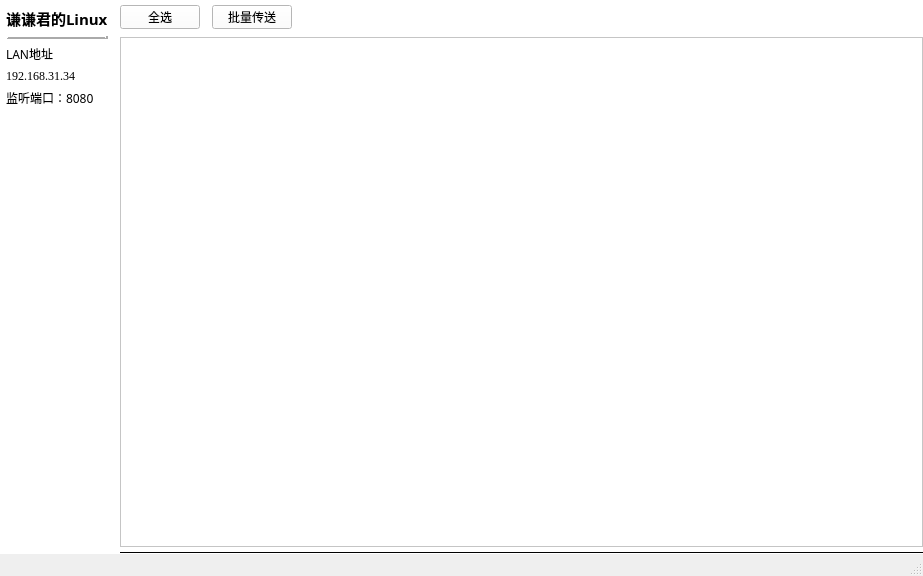
<?xml version="1.0" encoding="UTF-8"?>
<ui version="4.0">
 <class>MainUI</class>
 <widget class="QMainWindow" name="MainUI">
  <property name="geometry">
   <rect>
    <x>0</x>
    <y>0</y>
    <width>923</width>
    <height>576</height>
   </rect>
  </property>
  <property name="windowTitle">
   <string>麒麟快传-局域网跨平台文件传输解决方案</string>
  </property>
  <widget class="QWidget" name="centralwidget">
   <property name="styleSheet">
    <string notr="true">background-color: rgb(255, 255, 255);</string>
   </property>
   <layout class="QHBoxLayout" name="horizontalLayout_2">
    <property name="spacing">
     <number>6</number>
    </property>
    <property name="leftMargin">
     <number>0</number>
    </property>
    <property name="topMargin">
     <number>0</number>
    </property>
    <property name="rightMargin">
     <number>0</number>
    </property>
    <property name="bottomMargin">
     <number>0</number>
    </property>
    <item>
     <widget class="QWidget" name="widget_3" native="true">
      <layout class="QVBoxLayout" name="verticalLayout_3">
       <property name="spacing">
        <number>0</number>
       </property>
       <property name="leftMargin">
        <number>0</number>
       </property>
       <property name="topMargin">
        <number>0</number>
       </property>
       <property name="rightMargin">
        <number>0</number>
       </property>
       <property name="bottomMargin">
        <number>0</number>
       </property>
       <item>
        <widget class="QWidget" name="info_widget" native="true">
         <layout class="QVBoxLayout" name="verticalLayout">
          <property name="leftMargin">
           <number>6</number>
          </property>
          <property name="topMargin">
           <number>6</number>
          </property>
          <property name="rightMargin">
           <number>6</number>
          </property>
          <property name="bottomMargin">
           <number>6</number>
          </property>
          <item>
           <widget class="QLabel" name="nickname_label">
            <property name="sizePolicy">
             <sizepolicy hsizetype="Preferred" vsizetype="Fixed">
              <horstretch>0</horstretch>
              <verstretch>0</verstretch>
             </sizepolicy>
            </property>
            <property name="minimumSize">
             <size>
              <width>0</width>
              <height>24</height>
             </size>
            </property>
            <property name="font">
             <font>
              <family>宋体</family>
              <pointsize>11</pointsize>
              <weight>75</weight>
              <italic>false</italic>
              <bold>true</bold>
             </font>
            </property>
            <property name="acceptDrops">
             <bool>false</bool>
            </property>
            <property name="styleSheet">
             <string notr="true"/>
            </property>
            <property name="text">
             <string>谦谦君的Linux</string>
            </property>
            <property name="textFormat">
             <enum>Qt::AutoText</enum>
            </property>
            <property name="scaledContents">
             <bool>false</bool>
            </property>
            <property name="wordWrap">
             <bool>false</bool>
            </property>
            <property name="margin">
             <number>0</number>
            </property>
            <property name="openExternalLinks">
             <bool>false</bool>
            </property>
           </widget>
          </item>
          <item>
           <widget class="Line" name="info_line">
            <property name="frameShadow">
             <enum>QFrame::Raised</enum>
            </property>
            <property name="lineWidth">
             <number>3</number>
            </property>
            <property name="orientation">
             <enum>Qt::Horizontal</enum>
            </property>
           </widget>
          </item>
          <item>
           <widget class="QLabel" name="ip_hint_label">
            <property name="font">
             <font>
              <family>宋体</family>
             </font>
            </property>
            <property name="text">
             <string>LAN地址</string>
            </property>
           </widget>
          </item>
          <item>
           <widget class="QLabel" name="ip_label">
            <property name="font">
             <font>
              <family>Times New Roman</family>
             </font>
            </property>
            <property name="text">
             <string>192.168.31.34</string>
            </property>
           </widget>
          </item>
          <item>
           <widget class="QLabel" name="port_label">
            <property name="font">
             <font>
              <family>宋体</family>
             </font>
            </property>
            <property name="text">
             <string>监听端口：8080</string>
            </property>
           </widget>
          </item>
         </layout>
        </widget>
       </item>
       <item>
        <widget class="QWidget" name="menu_widget" native="true"/>
       </item>
       <item>
        <spacer name="leftmenu_spacer">
         <property name="orientation">
          <enum>Qt::Vertical</enum>
         </property>
         <property name="sizeHint" stdset="0">
          <size>
           <width>20</width>
           <height>40</height>
          </size>
         </property>
        </spacer>
       </item>
      </layout>
     </widget>
    </item>
    <item>
     <widget class="QStackedWidget" name="stackedWidget">
      <property name="currentIndex">
       <number>0</number>
      </property>
      <widget class="QWidget" name="online">
       <layout class="QVBoxLayout" name="verticalLayout_2">
        <property name="spacing">
         <number>4</number>
        </property>
        <property name="leftMargin">
         <number>0</number>
        </property>
        <property name="topMargin">
         <number>0</number>
        </property>
        <property name="rightMargin">
         <number>0</number>
        </property>
        <property name="bottomMargin">
         <number>0</number>
        </property>
        <item>
         <widget class="QWidget" name="top_buttons" native="true">
          <property name="sizePolicy">
           <sizepolicy hsizetype="Preferred" vsizetype="Fixed">
            <horstretch>0</horstretch>
            <verstretch>0</verstretch>
           </sizepolicy>
          </property>
          <property name="minimumSize">
           <size>
            <width>0</width>
            <height>33</height>
           </size>
          </property>
          <property name="maximumSize">
           <size>
            <width>16777215</width>
            <height>33</height>
           </size>
          </property>
          <layout class="QHBoxLayout" name="horizontalLayout">
           <property name="spacing">
            <number>12</number>
           </property>
           <property name="leftMargin">
            <number>0</number>
           </property>
           <property name="topMargin">
            <number>5</number>
           </property>
           <property name="rightMargin">
            <number>0</number>
           </property>
           <property name="bottomMargin">
            <number>5</number>
           </property>
           <item>
            <widget class="QPushButton" name="select_all">
             <property name="sizePolicy">
              <sizepolicy hsizetype="Preferred" vsizetype="Fixed">
               <horstretch>0</horstretch>
               <verstretch>0</verstretch>
              </sizepolicy>
             </property>
             <property name="minimumSize">
              <size>
               <width>80</width>
               <height>24</height>
              </size>
             </property>
             <property name="maximumSize">
              <size>
               <width>80</width>
               <height>24</height>
              </size>
             </property>
             <property name="font">
              <font>
               <family>宋体</family>
              </font>
             </property>
             <property name="text">
              <string>全选</string>
             </property>
            </widget>
           </item>
           <item>
            <widget class="QPushButton" name="multi_transfer_btn">
             <property name="sizePolicy">
              <sizepolicy hsizetype="Preferred" vsizetype="Fixed">
               <horstretch>0</horstretch>
               <verstretch>0</verstretch>
              </sizepolicy>
             </property>
             <property name="minimumSize">
              <size>
               <width>80</width>
               <height>24</height>
              </size>
             </property>
             <property name="maximumSize">
              <size>
               <width>80</width>
               <height>24</height>
              </size>
             </property>
             <property name="font">
              <font>
               <family>宋体</family>
              </font>
             </property>
             <property name="text">
              <string>批量传送</string>
             </property>
            </widget>
           </item>
           <item>
            <spacer name="horizontalSpacer">
             <property name="orientation">
              <enum>Qt::Horizontal</enum>
             </property>
             <property name="sizeHint" stdset="0">
              <size>
               <width>40</width>
               <height>20</height>
              </size>
             </property>
            </spacer>
           </item>
          </layout>
         </widget>
        </item>
        <item>
         <widget class="QScrollArea" name="device_scrollArea">
          <property name="widgetResizable">
           <bool>true</bool>
          </property>
          <widget class="QWidget" name="devices_list_widget">
           <property name="geometry">
            <rect>
             <x>0</x>
             <y>0</y>
             <width>798</width>
             <height>480</height>
            </rect>
           </property>
          </widget>
         </widget>
        </item>
        <item>
         <widget class="Line" name="line_3">
          <property name="frameShadow">
           <enum>QFrame::Plain</enum>
          </property>
          <property name="orientation">
           <enum>Qt::Horizontal</enum>
          </property>
         </widget>
        </item>
       </layout>
      </widget>
      <widget class="QWidget" name="web">
       <widget class="QWidget" name="widget_12" native="true">
        <property name="geometry">
         <rect>
          <x>120</x>
          <y>70</y>
          <width>406</width>
          <height>348</height>
         </rect>
        </property>
        <layout class="QVBoxLayout" name="verticalLayout_8">
         <item>
          <widget class="QWidget" name="widget_10" native="true">
           <layout class="QHBoxLayout" name="horizontalLayout_9">
            <item>
             <widget class="QWidget" name="widget_8" native="true">
              <layout class="QVBoxLayout" name="verticalLayout_5">
               <item>
                <widget class="QPushButton" name="sendbtn">
                 <property name="sizePolicy">
                  <sizepolicy hsizetype="Fixed" vsizetype="Fixed">
                   <horstretch>0</horstretch>
                   <verstretch>0</verstretch>
                  </sizepolicy>
                 </property>
                 <property name="minimumSize">
                  <size>
                   <width>100</width>
                   <height>100</height>
                  </size>
                 </property>
                 <property name="maximumSize">
                  <size>
                   <width>100</width>
                   <height>100</height>
                  </size>
                 </property>
                 <property name="styleSheet">
                  <string notr="true">border-image: url(:/new/pic/image/4baa28a7a5c4097ccba3ad471ba529c0.png);</string>
                 </property>
                 <property name="text">
                  <string/>
                 </property>
                </widget>
               </item>
               <item>
                <widget class="QLabel" name="label">
                 <property name="text">
                  <string>发送文件</string>
                 </property>
                 <property name="alignment">
                  <set>Qt::AlignCenter</set>
                 </property>
                </widget>
               </item>
               <item>
                <spacer name="verticalSpacer_3">
                 <property name="orientation">
                  <enum>Qt::Vertical</enum>
                 </property>
                 <property name="sizeHint" stdset="0">
                  <size>
                   <width>20</width>
                   <height>40</height>
                  </size>
                 </property>
                </spacer>
               </item>
              </layout>
             </widget>
            </item>
            <item>
             <spacer name="horizontalSpacer_10">
              <property name="orientation">
               <enum>Qt::Horizontal</enum>
              </property>
              <property name="sizeHint" stdset="0">
               <size>
                <width>40</width>
                <height>20</height>
               </size>
              </property>
             </spacer>
            </item>
            <item>
             <spacer name="horizontalSpacer_9">
              <property name="orientation">
               <enum>Qt::Horizontal</enum>
              </property>
              <property name="sizeHint" stdset="0">
               <size>
                <width>40</width>
                <height>20</height>
               </size>
              </property>
             </spacer>
            </item>
            <item>
             <widget class="QWidget" name="widget_9" native="true">
              <layout class="QVBoxLayout" name="verticalLayout_6">
               <item>
                <widget class="QPushButton" name="sendbtn_2">
                 <property name="sizePolicy">
                  <sizepolicy hsizetype="Fixed" vsizetype="Fixed">
                   <horstretch>0</horstretch>
                   <verstretch>0</verstretch>
                  </sizepolicy>
                 </property>
                 <property name="minimumSize">
                  <size>
                   <width>100</width>
                   <height>100</height>
                  </size>
                 </property>
                 <property name="maximumSize">
                  <size>
                   <width>100</width>
                   <height>100</height>
                  </size>
                 </property>
                 <property name="styleSheet">
                  <string notr="true">border-image: url(:/new/pic/image/ee529b5f885f3e0c0574cace9080536e.png);</string>
                 </property>
                 <property name="text">
                  <string/>
                 </property>
                </widget>
               </item>
               <item>
                <widget class="QLabel" name="label_7">
                 <property name="text">
                  <string>接收文件</string>
                 </property>
                 <property name="alignment">
                  <set>Qt::AlignCenter</set>
                 </property>
                </widget>
               </item>
               <item>
                <spacer name="verticalSpacer_4">
                 <property name="orientation">
                  <enum>Qt::Vertical</enum>
                 </property>
                 <property name="sizeHint" stdset="0">
                  <size>
                   <width>20</width>
                   <height>40</height>
                  </size>
                 </property>
                </spacer>
               </item>
              </layout>
             </widget>
            </item>
           </layout>
          </widget>
         </item>
         <item>
          <widget class="QWidget" name="widget_11" native="true">
           <layout class="QVBoxLayout" name="verticalLayout_7">
            <item>
             <widget class="QLabel" name="label_8">
              <property name="text">
               <string>支持设备：
     Android/Ios 

大小限制：
     &lt;512M</string>
              </property>
              <property name="alignment">
               <set>Qt::AlignLeading|Qt::AlignLeft|Qt::AlignVCenter</set>
              </property>
             </widget>
            </item>
           </layout>
          </widget>
         </item>
        </layout>
       </widget>
      </widget>
      <widget class="QWidget" name="setting">
       <layout class="QVBoxLayout" name="verticalLayout_4">
        <item>
         <spacer name="verticalSpacer_2">
          <property name="orientation">
           <enum>Qt::Vertical</enum>
          </property>
          <property name="sizeType">
           <enum>QSizePolicy::Fixed</enum>
          </property>
          <property name="sizeHint" stdset="0">
           <size>
            <width>20</width>
            <height>10</height>
           </size>
          </property>
         </spacer>
        </item>
        <item>
         <widget class="QWidget" name="widget_7" native="true">
          <layout class="QHBoxLayout" name="horizontalLayout_8">
           <property name="spacing">
            <number>15</number>
           </property>
           <item>
            <widget class="QLabel" name="label_2">
             <property name="sizePolicy">
              <sizepolicy hsizetype="Fixed" vsizetype="Preferred">
               <horstretch>0</horstretch>
               <verstretch>0</verstretch>
              </sizepolicy>
             </property>
             <property name="minimumSize">
              <size>
               <width>60</width>
               <height>0</height>
              </size>
             </property>
             <property name="maximumSize">
              <size>
               <width>60</width>
               <height>16777215</height>
              </size>
             </property>
             <property name="text">
              <string>设备名称</string>
             </property>
            </widget>
           </item>
           <item>
            <widget class="QLineEdit" name="set_devicename">
             <property name="sizePolicy">
              <sizepolicy hsizetype="Fixed" vsizetype="Fixed">
               <horstretch>0</horstretch>
               <verstretch>0</verstretch>
              </sizepolicy>
             </property>
             <property name="minimumSize">
              <size>
               <width>303</width>
               <height>0</height>
              </size>
             </property>
             <property name="maximumSize">
              <size>
               <width>303</width>
               <height>16777215</height>
              </size>
             </property>
            </widget>
           </item>
           <item>
            <spacer name="horizontalSpacer_3">
             <property name="orientation">
              <enum>Qt::Horizontal</enum>
             </property>
             <property name="sizeHint" stdset="0">
              <size>
               <width>40</width>
               <height>20</height>
              </size>
             </property>
            </spacer>
           </item>
          </layout>
         </widget>
        </item>
        <item>
         <widget class="QWidget" name="widget_6" native="true">
          <layout class="QHBoxLayout" name="horizontalLayout_7">
           <property name="spacing">
            <number>15</number>
           </property>
           <item>
            <widget class="QLabel" name="label_3">
             <property name="sizePolicy">
              <sizepolicy hsizetype="Fixed" vsizetype="Preferred">
               <horstretch>0</horstretch>
               <verstretch>0</verstretch>
              </sizepolicy>
             </property>
             <property name="minimumSize">
              <size>
               <width>60</width>
               <height>0</height>
              </size>
             </property>
             <property name="maximumSize">
              <size>
               <width>60</width>
               <height>16777215</height>
              </size>
             </property>
             <property name="text">
              <string>传输端口</string>
             </property>
            </widget>
           </item>
           <item>
            <widget class="QLineEdit" name="set_transfer_port">
             <property name="sizePolicy">
              <sizepolicy hsizetype="Fixed" vsizetype="Fixed">
               <horstretch>0</horstretch>
               <verstretch>0</verstretch>
              </sizepolicy>
             </property>
             <property name="minimumSize">
              <size>
               <width>303</width>
               <height>0</height>
              </size>
             </property>
             <property name="maximumSize">
              <size>
               <width>303</width>
               <height>16777215</height>
              </size>
             </property>
            </widget>
           </item>
           <item>
            <spacer name="horizontalSpacer_4">
             <property name="orientation">
              <enum>Qt::Horizontal</enum>
             </property>
             <property name="sizeHint" stdset="0">
              <size>
               <width>40</width>
               <height>20</height>
              </size>
             </property>
            </spacer>
           </item>
          </layout>
         </widget>
        </item>
        <item>
         <widget class="QWidget" name="widget_5" native="true">
          <layout class="QHBoxLayout" name="horizontalLayout_6">
           <property name="spacing">
            <number>15</number>
           </property>
           <item>
            <widget class="QLabel" name="label_4">
             <property name="sizePolicy">
              <sizepolicy hsizetype="Fixed" vsizetype="Preferred">
               <horstretch>0</horstretch>
               <verstretch>0</verstretch>
              </sizepolicy>
             </property>
             <property name="minimumSize">
              <size>
               <width>60</width>
               <height>0</height>
              </size>
             </property>
             <property name="maximumSize">
              <size>
               <width>60</width>
               <height>16777215</height>
              </size>
             </property>
             <property name="text">
              <string>发现端口</string>
             </property>
            </widget>
           </item>
           <item>
            <widget class="QLineEdit" name="set_discovery_port">
             <property name="sizePolicy">
              <sizepolicy hsizetype="Fixed" vsizetype="Fixed">
               <horstretch>0</horstretch>
               <verstretch>0</verstretch>
              </sizepolicy>
             </property>
             <property name="minimumSize">
              <size>
               <width>303</width>
               <height>0</height>
              </size>
             </property>
             <property name="maximumSize">
              <size>
               <width>303</width>
               <height>16777215</height>
              </size>
             </property>
            </widget>
           </item>
           <item>
            <spacer name="horizontalSpacer_5">
             <property name="orientation">
              <enum>Qt::Horizontal</enum>
             </property>
             <property name="sizeHint" stdset="0">
              <size>
               <width>40</width>
               <height>20</height>
              </size>
             </property>
            </spacer>
           </item>
          </layout>
         </widget>
        </item>
        <item>
         <widget class="QWidget" name="widget_13" native="true">
          <layout class="QHBoxLayout" name="horizontalLayout_13">
           <property name="spacing">
            <number>15</number>
           </property>
           <item>
            <widget class="QLabel" name="label_12">
             <property name="sizePolicy">
              <sizepolicy hsizetype="Fixed" vsizetype="Preferred">
               <horstretch>0</horstretch>
               <verstretch>0</verstretch>
              </sizepolicy>
             </property>
             <property name="minimumSize">
              <size>
               <width>60</width>
               <height>0</height>
              </size>
             </property>
             <property name="maximumSize">
              <size>
               <width>60</width>
               <height>16777215</height>
              </size>
             </property>
             <property name="text">
              <string>web端口</string>
             </property>
            </widget>
           </item>
           <item>
            <widget class="QLineEdit" name="set_web_port">
             <property name="sizePolicy">
              <sizepolicy hsizetype="Fixed" vsizetype="Fixed">
               <horstretch>0</horstretch>
               <verstretch>0</verstretch>
              </sizepolicy>
             </property>
             <property name="minimumSize">
              <size>
               <width>303</width>
               <height>0</height>
              </size>
             </property>
             <property name="maximumSize">
              <size>
               <width>303</width>
               <height>16777215</height>
              </size>
             </property>
            </widget>
           </item>
           <item>
            <spacer name="horizontalSpacer_14">
             <property name="orientation">
              <enum>Qt::Horizontal</enum>
             </property>
             <property name="sizeHint" stdset="0">
              <size>
               <width>40</width>
               <height>20</height>
              </size>
             </property>
            </spacer>
           </item>
          </layout>
         </widget>
        </item>
        <item>
         <widget class="QWidget" name="widget_4" native="true">
          <layout class="QHBoxLayout" name="horizontalLayout_5">
           <property name="spacing">
            <number>15</number>
           </property>
           <item>
            <widget class="QLabel" name="label_5">
             <property name="sizePolicy">
              <sizepolicy hsizetype="Fixed" vsizetype="Preferred">
               <horstretch>0</horstretch>
               <verstretch>0</verstretch>
              </sizepolicy>
             </property>
             <property name="minimumSize">
              <size>
               <width>60</width>
               <height>0</height>
              </size>
             </property>
             <property name="maximumSize">
              <size>
               <width>60</width>
               <height>16777215</height>
              </size>
             </property>
             <property name="text">
              <string>设备可见</string>
             </property>
            </widget>
           </item>
           <item>
            <widget class="QCheckBox" name="set_visable_checkbox">
             <property name="text">
              <string/>
             </property>
            </widget>
           </item>
           <item>
            <spacer name="horizontalSpacer_6">
             <property name="orientation">
              <enum>Qt::Horizontal</enum>
             </property>
             <property name="sizeHint" stdset="0">
              <size>
               <width>40</width>
               <height>20</height>
              </size>
             </property>
            </spacer>
           </item>
          </layout>
         </widget>
        </item>
        <item>
         <widget class="QWidget" name="widget_2" native="true">
          <layout class="QHBoxLayout" name="horizontalLayout_4">
           <property name="spacing">
            <number>15</number>
           </property>
           <item>
            <widget class="QLabel" name="label_6">
             <property name="sizePolicy">
              <sizepolicy hsizetype="Fixed" vsizetype="Preferred">
               <horstretch>0</horstretch>
               <verstretch>0</verstretch>
              </sizepolicy>
             </property>
             <property name="minimumSize">
              <size>
               <width>60</width>
               <height>0</height>
              </size>
             </property>
             <property name="maximumSize">
              <size>
               <width>60</width>
               <height>16777215</height>
              </size>
             </property>
             <property name="text">
              <string>下载路径</string>
             </property>
            </widget>
           </item>
           <item>
            <widget class="QLineEdit" name="set_download_path">
             <property name="sizePolicy">
              <sizepolicy hsizetype="Fixed" vsizetype="Fixed">
               <horstretch>0</horstretch>
               <verstretch>0</verstretch>
              </sizepolicy>
             </property>
             <property name="minimumSize">
              <size>
               <width>303</width>
               <height>0</height>
              </size>
             </property>
            </widget>
           </item>
           <item>
            <widget class="QPushButton" name="set_choosedir_btn">
             <property name="sizePolicy">
              <sizepolicy hsizetype="Fixed" vsizetype="Fixed">
               <horstretch>0</horstretch>
               <verstretch>0</verstretch>
              </sizepolicy>
             </property>
             <property name="minimumSize">
              <size>
               <width>40</width>
               <height>20</height>
              </size>
             </property>
             <property name="maximumSize">
              <size>
               <width>40</width>
               <height>20</height>
              </size>
             </property>
             <property name="text">
              <string>...</string>
             </property>
            </widget>
           </item>
           <item>
            <spacer name="horizontalSpacer_7">
             <property name="orientation">
              <enum>Qt::Horizontal</enum>
             </property>
             <property name="sizeHint" stdset="0">
              <size>
               <width>40</width>
               <height>20</height>
              </size>
             </property>
            </spacer>
           </item>
          </layout>
         </widget>
        </item>
        <item>
         <widget class="QWidget" name="widget" native="true">
          <layout class="QHBoxLayout" name="horizontalLayout_3">
           <property name="spacing">
            <number>15</number>
           </property>
           <property name="leftMargin">
            <number>0</number>
           </property>
           <item>
            <spacer name="horizontalSpacer_2">
             <property name="orientation">
              <enum>Qt::Horizontal</enum>
             </property>
             <property name="sizeType">
              <enum>QSizePolicy::Fixed</enum>
             </property>
             <property name="sizeHint" stdset="0">
              <size>
               <width>220</width>
               <height>20</height>
              </size>
             </property>
            </spacer>
           </item>
           <item>
            <widget class="QPushButton" name="set_cancle_btn">
             <property name="sizePolicy">
              <sizepolicy hsizetype="Fixed" vsizetype="Fixed">
               <horstretch>0</horstretch>
               <verstretch>0</verstretch>
              </sizepolicy>
             </property>
             <property name="minimumSize">
              <size>
               <width>100</width>
               <height>0</height>
              </size>
             </property>
             <property name="maximumSize">
              <size>
               <width>90</width>
               <height>16777215</height>
              </size>
             </property>
             <property name="text">
              <string>取    消</string>
             </property>
            </widget>
           </item>
           <item>
            <widget class="QPushButton" name="set_save_btn">
             <property name="sizePolicy">
              <sizepolicy hsizetype="Fixed" vsizetype="Fixed">
               <horstretch>0</horstretch>
               <verstretch>0</verstretch>
              </sizepolicy>
             </property>
             <property name="minimumSize">
              <size>
               <width>100</width>
               <height>0</height>
              </size>
             </property>
             <property name="text">
              <string>保    存</string>
             </property>
            </widget>
           </item>
           <item>
            <spacer name="horizontalSpacer_8">
             <property name="orientation">
              <enum>Qt::Horizontal</enum>
             </property>
             <property name="sizeHint" stdset="0">
              <size>
               <width>40</width>
               <height>20</height>
              </size>
             </property>
            </spacer>
           </item>
          </layout>
         </widget>
        </item>
        <item>
         <spacer name="verticalSpacer">
          <property name="orientation">
           <enum>Qt::Vertical</enum>
          </property>
          <property name="sizeHint" stdset="0">
           <size>
            <width>20</width>
            <height>40</height>
           </size>
          </property>
         </spacer>
        </item>
       </layout>
      </widget>
     </widget>
    </item>
   </layout>
  </widget>
  <widget class="QMenuBar" name="menubar">
   <property name="geometry">
    <rect>
     <x>0</x>
     <y>0</y>
     <width>923</width>
     <height>28</height>
    </rect>
   </property>
  </widget>
  <widget class="QStatusBar" name="statusbar"/>
 </widget>
 <resources/>
 <connections/>
</ui>
